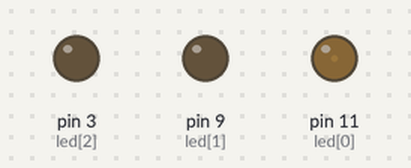
A sketch run on a simulated Arduino Uno, built with avr-gcc and run on an emulated ATmega328P. Parts: output pins drawn as LEDs (lit = HIGH).

Above: at 0.05 s.
At 0.8 s:
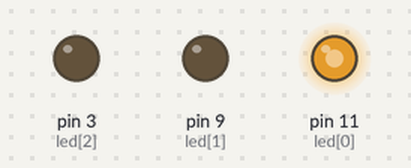
At 2.05 s:
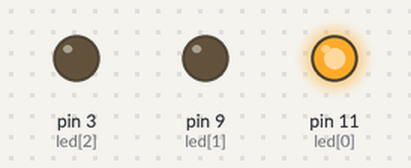
At 3.1 s:
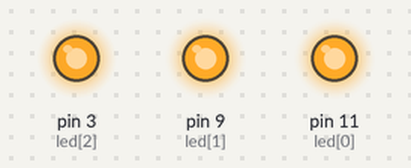
At 4.1 s:
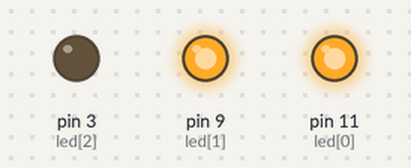
At 8.15 s:
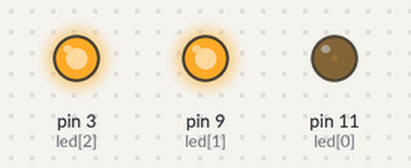
Timing chart, 0 to 10.6 s (numbered marks = the images above):
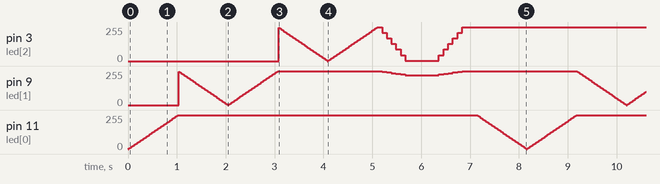

Measured:
- by itself, pin 3 (led[2]), pin 9 (led[1]): moves between 0/255 and 255/255, repeating every 8.2 s

The sketch:

TestFade2.ino
```cpp
int led[3] = {11, 9, 3};           // the PWM pin the LED is attached to
int brightness = 0;
int brightness2 = 220;    // how bright the LED is
int fadeAmount = 5;    // how many points to fade the LED by
int fadeAmount2 = 42;

// the setup routine runs once when you press reset:
void setup() {
  //pinMode(led[2], OUTPUT);
  //pinMode(led[1], OUTPUT);
}

// the loop routine runs over and over again forever:
void loop() {

  for(int i = 0; i < 3; i++)
  {
    while(brightness != 0)
    {
          // change the brightness for next time through the loop:
          brightness = brightness - fadeAmount;
          // wait for 30 milliseconds to see the dimming effect
          delay(20);
          analogWrite(led[i], brightness);
    }

    while(brightness != 255)
    {
          // change the brightness for next time through the loop:
          brightness = brightness + fadeAmount;
          // wait for 30 milliseconds to see the dimming effect
          delay(20);
          analogWrite(led[i], brightness);
    }
  }

  brightness2 = 255;
  brightness = 255;
  analogWrite(led[1], brightness2);
  analogWrite(led[2], brightness);
  analogWrite(led[0], 255);

  while(brightness2 != 220)
  {
     // set the brightness of pin 9:
     analogWrite(led[1], brightness2);
     analogWrite(led[2], brightness);

     // change the brightness for next time through the loop:
     brightness2 = brightness2 - fadeAmount;
     brightness = brightness - fadeAmount2;

     delay(95);
  }

  delay(500);

  while(brightness2 != 255)
  {
     // change the brightness for next time through the loop:
     brightness2 = brightness2 + fadeAmount;
     brightness = brightness + fadeAmount2;

     // set the brightness of pin 9:
     analogWrite(led[1], brightness2);
     analogWrite(led[2], brightness);


     if(brightness > 250)
     {
	brightness2 = 255;
	brightness = 255;
	analogWrite(led[1], brightness2);
	analogWrite(led[2], brightness);
     }

     delay(95);
  }

  //brightness2 = 220;
  //brightness = 0;

  //analogWrite(led[1], 255);
  //analogWrite(led[2], 255);
  //analogWrite(led[0], 255);

  delay(200);
}
```
